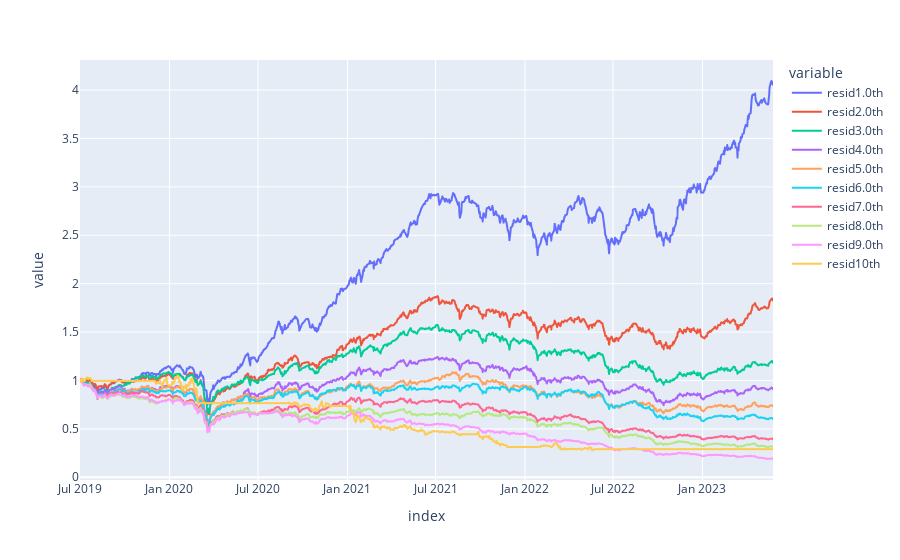

The cell this chart's notebook holds for it:
### Code cell
import plotly.express as px
import warnings
warnings.filterwarnings('ignore')
portfolio_vw=pd.DataFrame()

ps=[0.1,0.2,0.3,0.4,0.5,0.6,0.7,0.8,0.9,1]
for p in tqdm(ps):

    portfolio_temp=backtest(temp_data=data,p=p,month_end=ind,width=0.1)
    portfolio_vw[f'resid{p*10}th']=pd.Series(np.array([rtn[0] for rtn in list(portfolio_temp.values())]).flatten(), index = portfolio_temp.keys())
    
# portfolio_temp=turnover_momentum(monthly_rtn=monthly_rtn,monthly_turnover=monthly_turnover,q=0.2,l_s=True)
# portfolio[f'short_term_momentum l_s']=pd.Series(np.array([rtn[0] for rtn in list(portfolio_temp.values())]).flatten(), index = portfolio_temp.keys())


#portfolio_vw['l-s']=portfolio_vw['resid5th']-portfolio_vw['resid1th']    
fig=px.line((1+portfolio_vw.dropna(how='all').fillna(0)).cumprod())
fig.show()

### Figure 1 — Plotly figure (JSON) as saved in the notebook; plotly's stock layout.template omitted (floating-point values rounded to 4 significant figures; data arrays with more than 128 entries replaced by an {"elided": "..."} marker saying what was removed)
{"data": [{"hovertemplate": "variable=resid1.0th<br>index=%{x}<br>value=%{y}<extra></extra>", "legendgroup": "resid1.0th", "line": {"color": "#636efa", "dash": "solid"}, "marker": {"symbol": "circle"}, "mode": "lines", "name": "resid1.0th", "showlegend": true, "type": "scattergl", "x": {"elided": "967 str values"}, "xaxis": "x", "y": {"elided": "967 float values"}, "yaxis": "y"}, {"hovertemplate": "variable=resid2.0th<br>index=%{x}<br>value=%{y}<extra></extra>", "legendgroup": "resid2.0th", "line": {"color": "#EF553B", "dash": "solid"}, "marker": {"symbol": "circle"}, "mode": "lines", "name": "resid2.0th", "showlegend": true, "type": "scattergl", "x": {"elided": "967 str values"}, "xaxis": "x", "y": {"elided": "967 float values"}, "yaxis": "y"}, {"hovertemplate": "variable=resid3.0th<br>index=%{x}<br>value=%{y}<extra></extra>", "legendgroup": "resid3.0th", "line": {"color": "#00cc96", "dash": "solid"}, "marker": {"symbol": "circle"}, "mode": "lines", "name": "resid3.0th", "showlegend": true, "type": "scattergl", "x": {"elided": "967 str values"}, "xaxis": "x", "y": {"elided": "967 float values"}, "yaxis": "y"}, {"hovertemplate": "variable=resid4.0th<br>index=%{x}<br>value=%{y}<extra></extra>", "legendgroup": "resid4.0th", "line": {"color": "#ab63fa", "dash": "solid"}, "marker": {"symbol": "circle"}, "mode": "lines", "name": "resid4.0th", "showlegend": true, "type": "scattergl", "x": {"elided": "967 str values"}, "xaxis": "x", "y": {"elided": "967 float values"}, "yaxis": "y"}, {"hovertemplate": "variable=resid5.0th<br>index=%{x}<br>value=%{y}<extra></extra>", "legendgroup": "resid5.0th", "line": {"color": "#FFA15A", "dash": "solid"}, "marker": {"symbol": "circle"}, "mode": "lines", "name": "resid5.0th", "showlegend": true, "type": "scattergl", "x": {"elided": "967 str values"}, "xaxis": "x", "y": {"elided": "967 float values"}, "yaxis": "y"}, {"hovertemplate": "variable=resid6.0th<br>index=%{x}<br>value=%{y}<extra></extra>", "legendgroup": "resid6.0th", "line": {"color": "#19d3f3", "dash": "solid"}, "marker": {"symbol": "circle"}, "mode": "lines", "name": "resid6.0th", "showlegend": true, "type": "scattergl", "x": {"elided": "967 str values"}, "xaxis": "x", "y": {"elided": "967 float values"}, "yaxis": "y"}, {"hovertemplate": "variable=resid7.0th<br>index=%{x}<br>value=%{y}<extra></extra>", "legendgroup": "resid7.0th", "line": {"color": "#FF6692", "dash": "solid"}, "marker": {"symbol": "circle"}, "mode": "lines", "name": "resid7.0th", "showlegend": true, "type": "scattergl", "x": {"elided": "967 str values"}, "xaxis": "x", "y": {"elided": "967 float values"}, "yaxis": "y"}, {"hovertemplate": "variable=resid8.0th<br>index=%{x}<br>value=%{y}<extra></extra>", "legendgroup": "resid8.0th", "line": {"color": "#B6E880", "dash": "solid"}, "marker": {"symbol": "circle"}, "mode": "lines", "name": "resid8.0th", "showlegend": true, "type": "scattergl", "x": {"elided": "967 str values"}, "xaxis": "x", "y": {"elided": "967 float values"}, "yaxis": "y"}, {"hovertemplate": "variable=resid9.0th<br>index=%{x}<br>value=%{y}<extra></extra>", "legendgroup": "resid9.0th", "line": {"color": "#FF97FF", "dash": "solid"}, "marker": {"symbol": "circle"}, "mode": "lines", "name": "resid9.0th", "showlegend": true, "type": "scattergl", "x": {"elided": "967 str values"}, "xaxis": "x", "y": {"elided": "967 float values"}, "yaxis": "y"}, {"hovertemplate": "variable=resid10th<br>index=%{x}<br>value=%{y}<extra></extra>", "legendgroup": "resid10th", "line": {"color": "#FECB52", "dash": "solid"}, "marker": {"symbol": "circle"}, "mode": "lines", "name": "resid10th", "showlegend": true, "type": "scattergl", "x": {"elided": "967 str values"}, "xaxis": "x", "y": {"elided": "967 float values"}, "yaxis": "y"}], "layout": {"legend": {"title": {"text": "variable"}, "tracegroupgap": 0}, "margin": {"t": 60}, "xaxis": {"anchor": "y", "domain": [0, 1], "title": {"text": "index"}}, "yaxis": {"anchor": "x", "domain": [0, 1], "title": {"text": "value"}}}}
